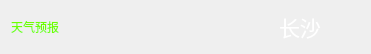
  <widget class="QWidget" name="gridLayoutWidget_3">
   <property name="geometry">
    <rect>
     <x>10</x>
     <y>0</y>
     <width>371</width>
     <height>51</height>
    </rect>
   </property>
   <layout class="QGridLayout" name="gridLayout_6">
    <property name="rightMargin">
     <number>50</number>
    </property>
    <property name="spacing">
     <number>0</number>
    </property>
    <item row="1" column="1">
     <spacer name="horizontalSpacer_2">
      <property name="orientation">
       <enum>Qt::Horizontal</enum>
      </property>
      <property name="sizeHint" stdset="0">
       <size>
        <width>40</width>
        <height>20</height>
       </size>
      </property>
     </spacer>
    </item>
    <item row="1" column="0">
     <widget class="QLabel" name="label_9">
      <property name="sizePolicy">
       <sizepolicy hsizetype="Preferred" vsizetype="Preferred">
        <horstretch>0</horstretch>
        <verstretch>0</verstretch>
       </sizepolicy>
      </property>
      <property name="styleSheet">
       <string notr="true">font: 22pt &quot;幼圆&quot;;
color: rgb(110, 255, 0);</string>
      </property>
      <property name="text">
       <string>天气预报</string>
      </property>
      <property name="alignment">
       <set>Qt::AlignCenter</set>
      </property>
     </widget>
    </item>
    <item row="1" column="3">
     <widget class="QLabel" name="location_text">
      <property name="sizePolicy">
       <sizepolicy hsizetype="Preferred" vsizetype="Preferred">
        <horstretch>0</horstretch>
        <verstretch>0</verstretch>
       </sizepolicy>
      </property>
      <property name="minimumSize">
       <size>
        <width>0</width>
        <height>0</height>
       </size>
      </property>
      <property name="font">
       <font>
        <family>Microsoft YaHei UI</family>
        <pointsize>16</pointsize>
        <weight>50</weight>
        <italic>false</italic>
        <bold>false</bold>
       </font>
      </property>
      <property name="styleSheet">
       <string notr="true">color: rgb(255, 255, 255);
font: 16pt &quot;Microsoft YaHei UI&quot;;
</string>
      </property>
      <property name="text">
       <string>长沙</string>
      </property>
      <property name="alignment">
       <set>Qt::AlignLeading|Qt::AlignLeft|Qt::AlignVCenter</set>
      </property>
     </widget>
    </item>
    <item row="1" column="2">
     <widget class="QLabel" name="location_icon">
      <property name="enabled">
       <bool>true</bool>
      </property>
      <property name="sizePolicy">
       <sizepolicy hsizetype="Preferred" vsizetype="Preferred">
        <horstretch>0</horstretch>
        <verstretch>0</verstretch>
       </sizepolicy>
      </property>
      <property name="minimumSize">
       <size>
        <width>17</width>
        <height>24</height>
       </size>
      </property>
      <property name="maximumSize">
       <size>
        <width>23</width>
        <height>32</height>
       </size>
      </property>
      <property name="styleSheet">
       <string notr="true">border-image: url(:/weatherpng/location.png);
</string>
      </property>
      <property name="text">
       <string/>
      </property>
      <property name="alignment">
       <set>Qt::AlignCenter</set>
      </property>
     </widget>
    </item>
   </layout>
  </widget>
